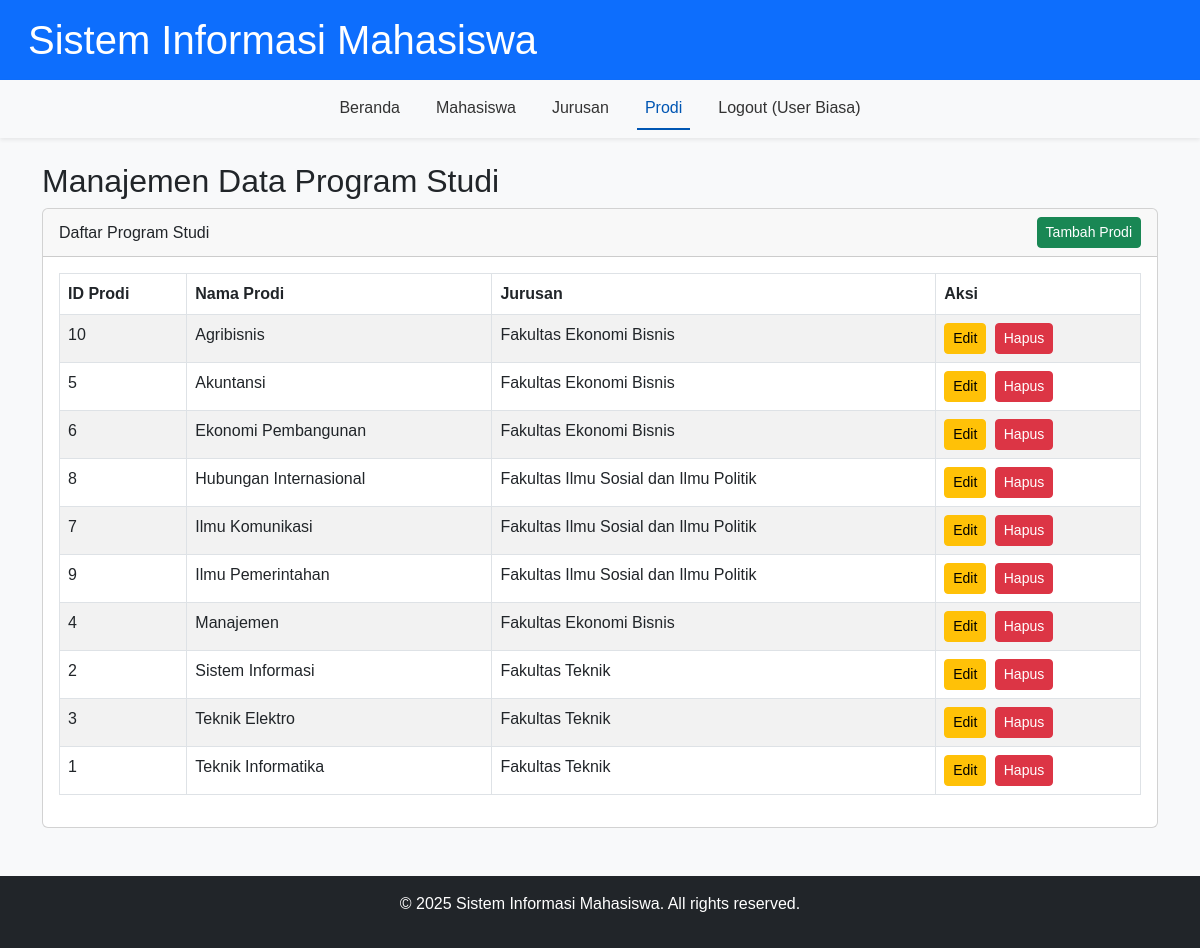
The app's page /prodi.php (signed in) with its own data.
### tables this page shows
CREATE TABLE `users` (
  `userId` varchar(30) NOT NULL,
  `passw` varchar(100) NOT NULL,
  `nama` varchar(50) NOT NULL
);

CREATE TABLE `prodi` (
  `id_prodi` int(2) NOT NULL,
  `nama_prodi` varchar(40) NOT NULL,
  `id_jurusan` int(2) NOT NULL
);

CREATE TABLE `jurusan` (
  `id_jurusan` int(2) NOT NULL,
  `nama_jurusan` varchar(100) NOT NULL
);

### functions.php (called while the page is built, shortened)
<?php
function is_logged_in() {
    return isset($_SESSION['user_id']);
}
function get_current_user_name() {
    global $conn;
    if (is_logged_in()) {
        $stmt = $conn->prepare("SELECT nama FROM users WHERE userId = ?");
        $stmt->bind_param("s", $_SESSION['user_id']);
        $stmt->execute();
        $result = $stmt->get_result();
        if ($result->num_rows === 1) {
            $row = $result->fetch_assoc();
            return $row['nama'];
        }
    }
    return 'Tamu';
}
?>

### prodi.php (the view, shortened to what this page needs)
<?php
include 'config.php';
include 'functions.php';
include 'header.php';
?>
<h2>Manajemen Data Program Studi</h2>
<div class="card">
    <div class="card-header d-flex justify-content-between align-items-center">
        Daftar Program Studi
        <a href="prodi.php?action=add" class="btn btn-success btn-sm">Tambah Prodi</a>
    </div>
    <div class="card-body">
        <div class="table-responsive">
            <table class="table table-bordered table-striped">
                <thead>
                    <tr>
                        <th>ID Prodi</th>
                        <th>Nama Prodi</th>
                        <th>Jurusan</th>
                        <th>Aksi</th>
                    </tr>
                </thead>
                <tbody>
                    <?php
                    $sql = "SELECT p.*, j.nama_jurusan FROM prodi p JOIN jurusan j ON p.id_jurusan = j.id_jurusan ORDER BY p.nama_prodi ASC";
                    $result = $conn->query($sql);
                    if ($result->num_rows > 0) {
                        while ($row = $result->fetch_assoc()) {
                            ?>
                            <tr>
                                <td><?= htmlspecialchars($row['id_prodi']) ?></td>
                                <td><?= htmlspecialchars($row['nama_prodi']) ?></td>
                                <td><?= htmlspecialchars($row['nama_jurusan']) ?></td>
                                <td>
                                    <a href="prodi.php?action=edit&id=<?= urlencode($row['id_prodi']) ?>" class="btn btn-warning btn-sm me-1">Edit</a>
                                    <a href="prodi.php?action=delete&id=<?= urlencode($row['id_prodi']) ?>" class="btn btn-danger btn-sm" onclick="return confirm('Apakah Anda yakin ingin menghapus data ini? Semua mahasiswa yang terkait harus dihapus terlebih dahulu.');">Hapus</a>
                                </td>
                            </tr>
                            <?php
                        }
                    } else {
                        echo "<tr><td colspan='4' class='text-center'>Tidak ada data program studi.</td></tr>";
                    }
                    ?>
                </tbody>
            </table>
        </div>
    </div>
</div>
<?php
include 'footer.php';
?>

### header.php (shortened to what this page needs)
<!DOCTYPE html>
<html lang="id">
<head>
    <link href="https://cdn.jsdelivr.net/npm/bootstrap@5.3.0/dist/css/bootstrap.min.css" rel="stylesheet">
    <link rel="stylesheet" href="https://cdnjs.cloudflare.com/ajax/libs/font-awesome/6.0.0-beta3/css/all.min.css">
    <link rel="stylesheet" href="style.css">
</head>
<body>
    <header class="bg-primary text-white p-3">
        <div class="container-fluid">
            <h1 class="mb-0">Sistem Informasi Mahasiswa</h1>
        </div>
    </header>
    <nav class="navbar navbar-expand-lg navbar-light bg-light shadow-sm">
        <div class="container-fluid">
            <div class="collapse navbar-collapse" id="navbarNav">
                <ul class="navbar-nav mx-auto">
                    <li class="nav-item">
                        <a class="nav-link <?= (basename($_SERVER['PHP_SELF']) == 'dashboard.php') ? 'active' : '' ?>" href="dashboard.php">Beranda</a>
                    </li>
                    <li class="nav-item">
                        <a class="nav-link <?= (basename($_SERVER['PHP_SELF']) == 'mahasiswa.php') ? 'active' : '' ?>" href="mahasiswa.php">Mahasiswa</a>
                    </li>
                    <li class="nav-item">
                        <a class="nav-link <?= (basename($_SERVER['PHP_SELF']) == 'jurusan.php') ? 'active' : '' ?>" href="jurusan.php">Jurusan</a>
                    </li>
                    <li class="nav-item">
                        <a class="nav-link <?= (basename($_SERVER['PHP_SELF']) == 'prodi.php') ? 'active' : '' ?>" href="prodi.php">Prodi</a>
                    </li>
                    <li class="nav-item">
                        <a class="nav-link" href="logout.php">Logout (<?= get_current_user_name() ?>)</a>
                    </li>
                </ul>
            </div>
        </div>
    </nav>
    <main class="container mt-4 mb-5">

### style.css (style rules this page uses)
body { display: flex; flex-direction: column; min-height: 100vh; font-family: Arial, sans-serif; background-color: #f8f9fa; }
header { background-color: #0056b3 !important; }
.navbar-nav .nav-link { color: #333; font-weight: 500; margin: 0 10px; }
.navbar-nav .nav-link.active, .navbar-nav .nav-link:hover { color: #0056b3; border-bottom: 2px solid #0056b3; }

### records on screen
users: nama "User Biasa"
prodi: id_prodi "10", nama_prodi "Agribisnis", id_jurusan.nama_jurusan "Fakultas Ekonomi Bisnis"
prodi: id_prodi "5", nama_prodi "Akuntansi", id_jurusan.nama_jurusan "Fakultas Ekonomi Bisnis"
prodi: id_prodi "6", nama_prodi "Ekonomi Pembangunan", id_jurusan.nama_jurusan "Fakultas Ekonomi Bisnis"
prodi: id_prodi "8", nama_prodi "Hubungan Internasional", id_jurusan.nama_jurusan "Fakultas Ilmu Sosial dan Ilmu Politik"
prodi: id_prodi "7", nama_prodi "Ilmu Komunikasi", id_jurusan.nama_jurusan "Fakultas Ilmu Sosial dan Ilmu Politik"
prodi: id_prodi "9", nama_prodi "Ilmu Pemerintahan", id_jurusan.nama_jurusan "Fakultas Ilmu Sosial dan Ilmu Politik"
prodi: id_prodi "4", nama_prodi "Manajemen", id_jurusan.nama_jurusan "Fakultas Ekonomi Bisnis"
prodi: id_prodi "2", nama_prodi "Sistem Informasi", id_jurusan.nama_jurusan "Fakultas Teknik"
prodi: id_prodi "3", nama_prodi "Teknik Elektro", id_jurusan.nama_jurusan "Fakultas Teknik"
prodi: id_prodi "1", nama_prodi "Teknik Informatika", id_jurusan.nama_jurusan "Fakultas Teknik"
